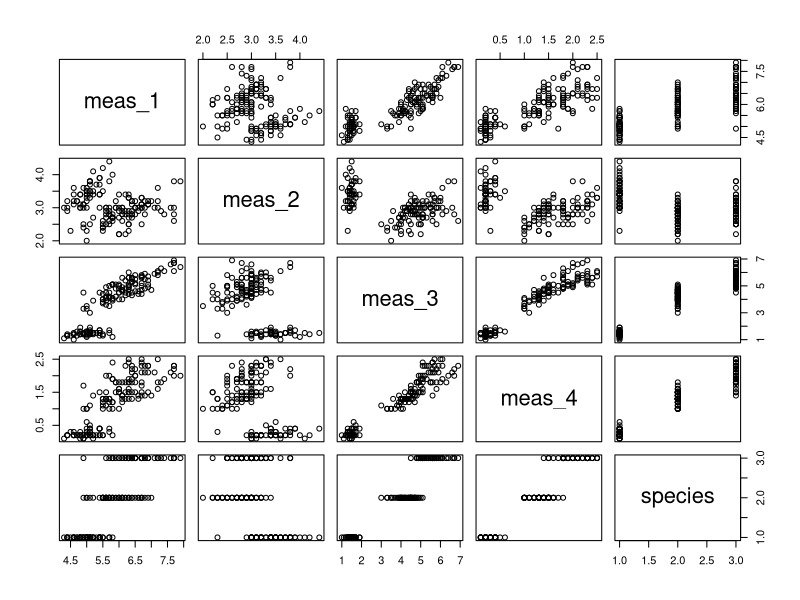

Here is the R script that generated this plot:
install.packages("readxl")

library(readxl)
data<- read_excel("Representative Statistics/Proj1DataSet.xlsx")

View(data)

plot(data)

summary(data)
